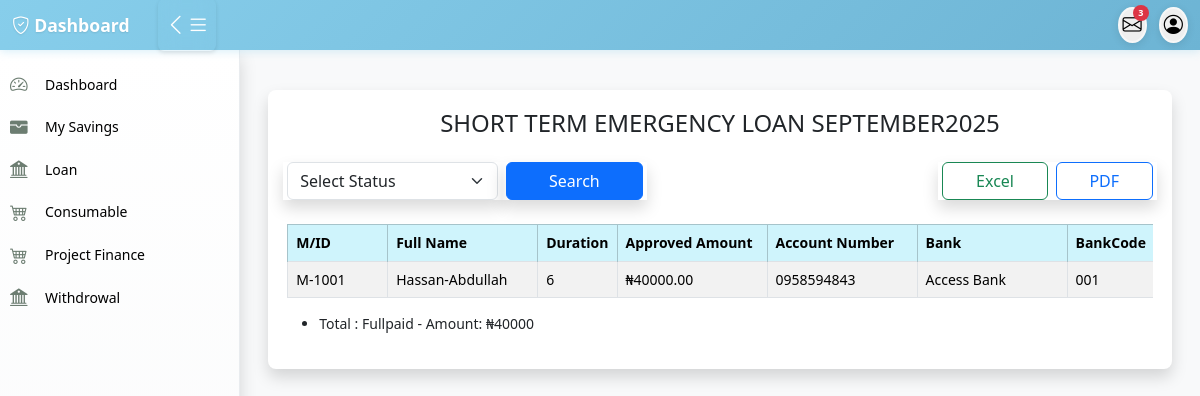
Page /loans_by_year/2025/SHORT TERM EMERGENCY LOAN SEPTEMBER2025/ on the committed database.
### loan/models.py (models this page shows, shortened)
class LoanType(models.Model):
    name = models.CharField(max_length=100)
    description = models.TextField(blank=True, null=True)
    max_amount = models.DecimalField(max_digits=12, decimal_places=2, null=True, blank=True)
    max_loan_term_months = models.PositiveIntegerField(null=True, blank=True)
    available = models.BooleanField(default=True)
    created_by = models.ForeignKey(User,on_delete=models.CASCADE)

class LoanRequest(models.Model):
    member = models.ForeignKey(Member, on_delete=models.CASCADE, related_name="loan_requests")
    loan_type = models.ForeignKey(LoanType, on_delete=models.SET_NULL, null=True, blank=True)
    amount = models.DecimalField(max_digits=10, decimal_places=2)
    approved_amount = models.DecimalField(max_digits=10, decimal_places=2, null=True, blank=True)
    loan_term_months = models.PositiveIntegerField()
    application_date = models.DateField(default=today_date)
    approval_date = models.DateField(null=True, blank=True)
    status = models.CharField(max_length=20,choices=[ ("pending", "Pending"),("approved", "Approved"),("rejected", "Rejected"),  ("Fullpaid", "Fullpaid") ], default="pending",)
    rejection_reason = models.TextField(blank=True, null=True)
    file_one = models.ImageField(upload_to='file_one', blank=True, null=True)
    bank_name = models.ForeignKey(BankName,on_delete=models.CASCADE)
    bank_code = models.ForeignKey(BankCode,on_delete=models.CASCADE)
    account_number  = models.CharField(max_length=100)
    guarantor = models.ForeignKey(Member, on_delete=models.SET_NULL, null=True, blank=True, related_name="guaranteed_loans")
    guarantor_accepted = models.BooleanField(default=False)
    created_by = models.ForeignKey(User,on_delete=models.CASCADE)
    approved_by = models.ForeignKey(User, on_delete=models.SET_NULL, null=True, blank=True, related_name='approved_loan')
    date_created = models.DateTimeField(auto_now_add=True)
    class Meta:
        constraints = [
            models.CheckConstraint(
                check=models.Q(approved_amount__lte=models.F('amount')),
                name='approved_amount_not_greater_than_requested'
            ),
        ]

class BankName(models.Model):
     name = models.CharField(max_length=100)

class BankCode(models.Model):
    bank_name = models.ForeignKey(BankName, on_delete=models.CASCADE)
    name = models.CharField(max_length=100)
    class Meta:
        unique_together = ('bank_name', 'name')

### accounts/models.py (models this page shows, shortened)
class Member(models.Model):
    member = models.OneToOneField(User, on_delete=models.CASCADE, null=True, blank=True,related_name='member')
    ippis = models.IntegerField(unique=True)  # Required and unique
    total_savings = models.DecimalField(max_digits=12, decimal_places=2, blank=True, null=True)

class User(AbstractUser):
    first_name = models.CharField(max_length=100)
    last_name = models.CharField(max_length=100)
    other_name = models.CharField(max_length=100,blank=True,null=True)
    date_of_birth = models.DateField(blank=True,null=True)
    username = models.CharField(max_length=100, unique=True)
    savings = models.IntegerField(blank=True,null=True)
    account_type = models.CharField(max_length=100,blank=True,null=True)
    department = models.CharField(max_length=100)
    unit = models.CharField(max_length=100,blank=True,null=True)
    gender = models.ForeignKey(Gender, on_delete=models.CASCADE, blank=True, null=True)
    group = models.ForeignKey(UserGroup, on_delete=models.CASCADE, blank=True, null=True)
    marital_status = models.ForeignKey(MaritalStatus,on_delete=models.SET_NULL, null=True, blank=True)
    religion = models.ForeignKey(Religion, on_delete=models.SET_NULL, null=True, blank=True,)
    passport = models.ImageField(upload_to='passport', blank=True, null=True)
    phone1 = models.CharField(max_length=15,null=True, blank=True)
    phone2 = models.CharField(max_length=15, null=True, blank=True)
    email = models.EmailField(blank=True, null=True)
    member_number = models.CharField(max_length=100)

### loan/views.py (the view, shortened to what this page needs)
# urls.py: path('loans_by_year/<int:year>/<str:loan_type_filter>/', views.loans_by_year, name='loans_by_year'),
def loans_by_year(request, year, loan_type_filter):
    loan_type = get_object_or_404(LoanType, name__iexact=loan_type_filter)
    status_filter = request.GET.get('status')
    loanobj = LoanRequest.objects.filter(loan_type=loan_type, date_created__year=year)
    if status_filter:
        loanobj = loanobj.filter(status__iexact=status_filter)
    totals_by_status = dict(
        loanobj.values('status')
        .annotate(total=Sum('approved_amount'))
        .values_list('status', 'total')
    )
    context = {
        'year': year,'loan_type': loan_type, 'loanobj': loanobj,
        'totals_by_status': totals_by_status,'selected_status': status_filter,
    }
    return render(request, "loan/loans_by_year.html", context)

### templates/loan/loans_by_year.html (shortened to what this page needs)
{% extends 'base/base.html' %}
{% load humanize %}
{% block content %}
<div class="content-card mt-4 shadow">
<h4 class="text-center text-dark">{{ loan_type.name }}</h4>
 <form method="get" class="row g-2 align-items-end mb-4 mt-3">
    <div class="col-3 col-sm-8 col-md-3 shadow">
        <select name="status" id="status" class="form-select">
            <option value="">Select Status</option>
        </select>
    </div>
    <div class="col-3 col-sm-8 col-md-2 shadow">
        <button type="submit" class="btn btn-primary w-100">Search</button>
    </div>
 {% if loanobj %}
<div class="col-6 col-md-3 ms-auto d-flex justify-content-end gap-2 shadow">
    <div class="flex-grow-1">
        <a href="{% url 'loans_by_year' year=year loan_type_filter=loan_type.name %}?download=excel{% if selected_status %}&status={{ selected_status }}{% endif %}"
           class="btn btn-outline-success w-100"
           target="_blank">
           Excel
        </a>
    </div>
    <div class="flex-grow-1">
        <a href="{% url 'loans_by_year' year=year loan_type_filter=loan_type.name %}?download=pdf{% if selected_status %}&status={{ selected_status }}{% endif %}"
           class="btn btn-outline-primary w-100"
           target="_blank">
           PDF
        </a>
    </div>
</div>
</form>
            <div class="table-responsive mt-3 ">
                <table class="table table-bordered table-hover table-striped">
                    <thead class="table-info">
                        <tr class="border-bottom">
                            <th class="text-nowrap" style="min-width: 100px;">M/ID</th>
                            <th class="text-nowrap" style="min-width: 150px;">Full Name</th>
                            <th>Duration</th>
                            <th class="text-nowrap" style="min-width: 150px;">Approved Amount</th>
                            <th class="text-nowrap" style="min-width: 150px;">Account Number</th>
                            <th class="text-nowrap" style="min-width: 150px;">Bank</th>
                            <th class="text-nowrap" style="min-width: 150px;">BankCode</th>
                        </tr>
                    </thead>
                    <tbody>
                        {% for loan in loanobj %}
                        <tr class="border-bottom">
                            <td>{{ loan.member.member.member_number }}</td>
                            <td class="text-nowrap text-truncate" style="max-width: 250px;">
                                {{loan.member.member.first_name }}-{{ loan.member.member.last_name }}</td>
                             <td>{{ loan.loan_term_months }}</td>
                            <td class="text-nowrap text-truncate" style="max-width: 250px;">
                                {% if loan.approved_amount %}
                                ₦{{ loan.approved_amount }}
                                {% else %}
                                Pending
                                {% endif %}
                            </td>
                            <td class="text-nowrap text-truncate" style="max-width: 250px;">{{ loan.account_number }}
                            </td>
                            <td class="text-nowrap text-truncate" style="max-width: 250px;">{{ loan.bank_name.name }}
                            </td>
                            <td>{{ loan.bank_code.name }}</td>
                        </tr>
                        {% endfor %}
                    </tbody>
                </table>
                <ul>
                    {% for status, total in totals_by_status.items %}
                    <li>Total : {{ status|capfirst }} - Amount: ₦{{ total }}</li>
                    {% endfor %}
                </ul>
                {% else %}
                <h3 class="text-center text-danger text-uppercase ">No results found for Your Search.</h3>
                {% endif %}
            </div>
</div>
{% endblock content %}

### static/css/style.css (style rules this page uses)
:root { --sidebar-width: 240px; --sidebar-collapsed-width: 60px; --navbar-height: 50px; --primary-color: #cacadb; --primary-color: #5d5d81; --secondary-color: #4b4b6c; --accent-color: rgb(98, 145, 192); --success-color: #27ae60; --warning-color: #f39c12; --danger-color: #e74c3c; }
* { box-sizing: border-box; }
body { font-family: 'Segoe UI', Tahoma, Geneva, Verdana, sans-serif; background-color: #f8f9fa; margin: 0; padding: 0; font-size: 14px; line-height: 1.4; }
.content-card { background: white; border-radius: 8px; padding: 1.2rem; box-shadow: 0 1px 6px rgba(0,0,0,0.1); margin-bottom: 1.5rem; }

### rows in the picture
LoanType: name "SHORT TERM EMERGENCY LOAN SEPTEMBER2025"
LoanRequest: member.member.member_number "M-1001", member.member.first_name "Hassan", member.member.last_name "Abdullah", loan_term_months "6", approved_amount "40000.00", account_number "0958594843", bank_name.name "Access Bank", bank_code.name "001", status "Fullpaid", total "40000"
